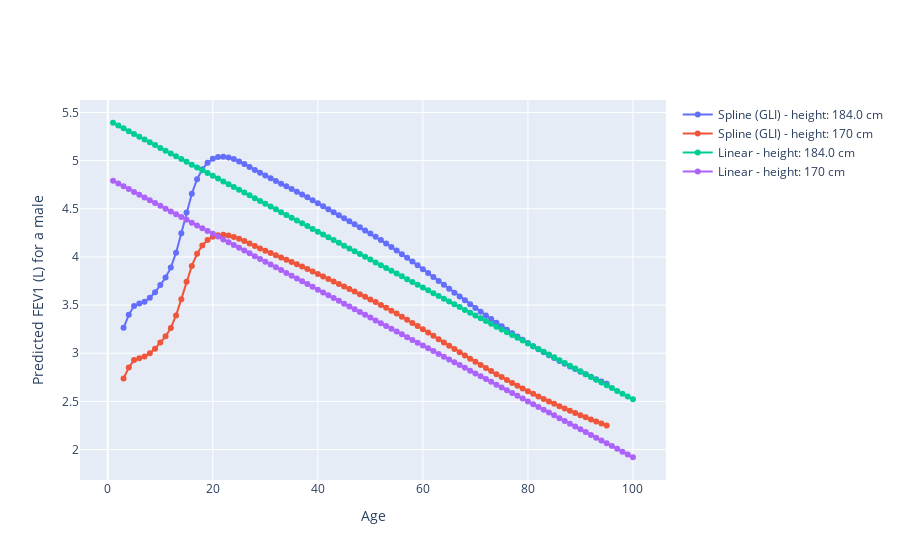

The notebook cell saved with this chart:
### Code cell
# Plot Predicted FEV1

# GLI
fig = go.Figure()
fig.add_trace(
    go.Scatter(
        x=df_age_lms["Age"],
        y=df_age_lms[pred_fev1_male_high],
        mode="markers+lines",
        name="Spline (GLI) - height: {} cm".format(ref_height_high),
    )
)
fig.add_trace(
    go.Scatter(
        x=df_age_lms["Age"],
        y=df_age_lms[pred_fev1_male_med],
        mode="markers+lines",
        name="Spline (GLI) - height: {} cm".format(ref_height_med),
    )
)
# fig.add_trace(
#     go.Scatter(
#         x=df_age_lms["Age"],
#         y=df_age_lms[pred_fev1_male_low],
#         mode="markers+lines",
#         name="GLI - height: {} cm".format(ref_height_low),
#     )
# )


# Papworth hospital
fig.add_trace(
    go.Scatter(
        x=df_age["Age"],
        y=df_age[pred_fev1_male_high],
        mode="markers+lines",
        name="Linear - height: {} cm".format(height_high),
    )
)
fig.add_trace(
    go.Scatter(
        x=df_age["Age"],
        y=df_age[pred_fev1_male_med],
        mode="markers+lines",
        name="Linear - height: {} cm".format(height_med),
    )
)
# fig.add_trace(
#     go.Scatter(
#         x=df_age["Age"],
#         y=df_age[pred_fev1_male_low],
#         mode="markers+lines",
#         name="Pap Hosp - height: {} cm".format(height_low),
#     )
# )
fig.update_layout(
    xaxis_title="Age",
    yaxis_title="Predicted FEV1 (L) for a male",
)
fig.show()
